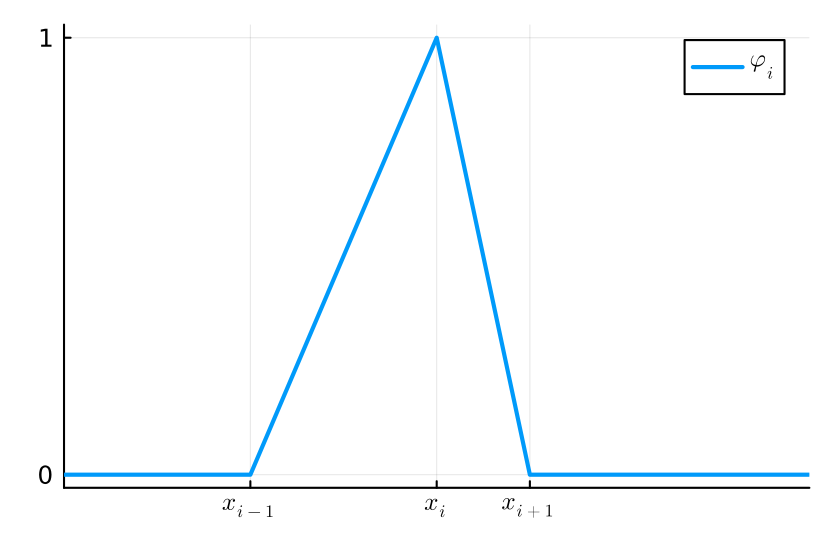

Write Julia code to recreate this figure.
using Plots, LaTeXStrings
p = plot(
    [-1, -0.5, 0, 0.25, 1],
    [0, 0, 1, 0, 0],
    label = latexstring("\\varphi_{i}"),
    xlim = (-1, 1),
    thickness_scaling = 1.5,
    linewidth = 2,
    legend = :topright,
    #xlabel=L"x",
    xticks = ([-0.5, 0, 0.25], [L"x_{i-1}", L"x_{i}", L"x_{i+1}"]),
    yticks = [0, 1],
)
savefig("./basis-function.pdf")
